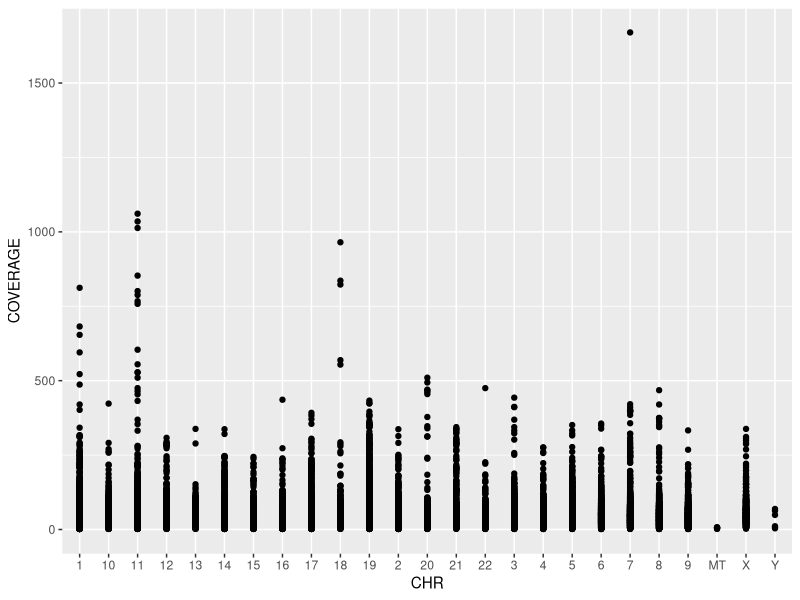
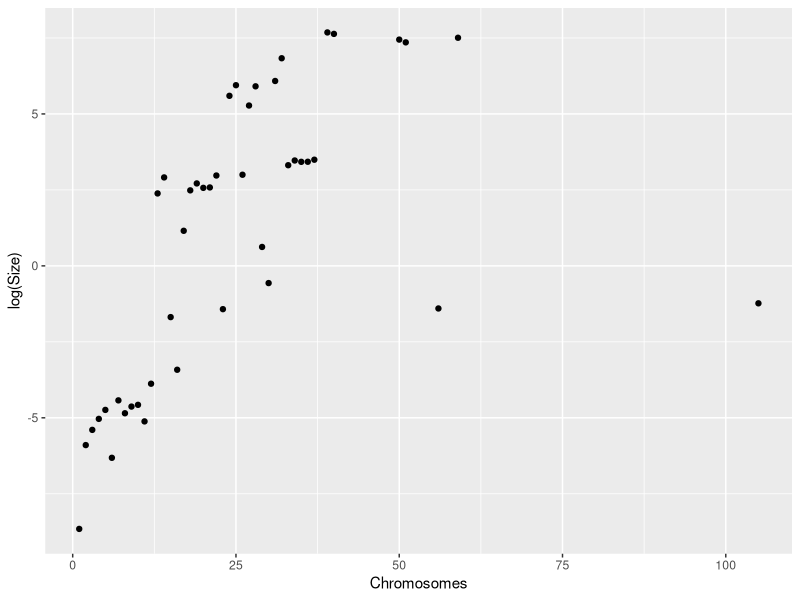

Write R code to recreate these figures, in order.
## ---- chunk 1
library(tidyverse)
## ---- chunk 2
read_tsv("small_file.txt") -> small.file

small.file
## ---- chunk 3
read_tsv("small_file.txt",
         col_types = cols(Category=col_factor())) -> small.file

small.file
## ---- chunk 4
read_csv("Child_Variants.csv") -> child.variants
## ---- chunk 5
read_csv("Child_Variants.csv", guess_max = 1000000) -> child.variants
## ---- chunk 6
read_csv(
  "Child_Variants.csv",
  col_types=cols(
    CHR=col_character()
  )
) -> child.variants

child.variants
## ---- chunk 7
child.variants %>%
  ggplot(aes(x=CHR, y=COVERAGE)) +
  geom_point()
## ---- chunk 8
read_csv("genomes.csv") -> genomes

head(genomes)
## ---- chunk 9
genomes %>%
  filter(Chromosomes > 40) %>%
  select(Organism, Chromosomes)
## ---- chunk 10
genomes %>%
  filter(Plasmids > 0) %>%
  filter(Chromosomes > 1) %>%
  select(Organism, Chromosomes, Plasmids)
## ---- chunk 11
genomes %>%
  arrange(desc(Size)) %>%
  slice(1:10) %>%
  select(Organism, Size)
## ---- chunk 12
genomes %>%
  select(-Groups)
## ---- chunk 13
genomes %>%
  select(starts_with("O"))
## ---- chunk 14
genomes %>%
  distinct(Groups) %>%
  nrow()
## ---- chunk 15
genomes %>%
  select(Chromosomes, Size) %>%
  arrange(Size) %>%
  filter(Chromosomes > 0) %>%
  distinct(Chromosomes, .keep_all = TRUE) %>%
  ggplot(aes(x=Chromosomes, y=log(Size))) +
  geom_point()
  
## ---- chunk 16
read_csv("cancer_stats.csv") -> cancer

head(cancer)
## ---- chunk 17
cancer %>%
  filter(Class=="Digestive System" & `Female Cases` > `Male Cases`)
## ---- chunk 18
cancer %>%
  filter(is.na(`Male Cases`))
## ---- chunk 19
cancer %>%
  filter(is.na(`Female Cases`))
## ---- chunk 20
cancer %>%
  select(Class, Site, `Male Cases`, `Male Deaths`) %>%
  arrange(`Male Deaths`/`Male Cases`) %>%
  slice(1)
## ---- chunk 21
cancer %>%
  filter(str_detect(Site,"acute"))
## ---- chunk 22
c("tongue","kidney","breast","pancreas") -> tissues.to.test
## ---- chunk 23
cancer %>%
  filter(Site %in% tissues.to.test)
## ---- chunk 24
cancer %>%
  filter(tolower(Site) %in% tissues.to.test)
## ---- chunk 25
cancer %>%
  filter(tolower(Site) %in% tissues.to.test) %>%
  filter(Class=="soft tissue")
## ---- chunk 26
cancer %>%
  filter(str_length(Site) <=4 )
## ---- chunk 27
cancer %>%
  filter(endsWith(Site,"y"))
## ---- chunk 28
read_csv("tidy_data1.csv") -> tidy1
tidy1
## ---- chunk 29
tidy1 %>%
  pivot_longer(cols=everything(), names_to = "Sample", values_to = "Value") -> tidy1

tidy1
## ---- chunk 30
tail(tidy1)
## ---- chunk 31
tidy1 %>%
  filter(!is.na(Value)) -> tidy1

tidy1
## ---- chunk 32
read_csv("tidy_data2.csv") -> tidy2
tidy2
## ---- chunk 33
tidy2 %>%
  pivot_longer(cols=A:E, names_to = "sample", values_to = "value") -> tidy2

tidy2
## ---- chunk 34
tidy2 %>%
  select(ID:Strand) %>%
  distinct(ID, .keep_all = TRUE) -> tidy2.annotation

tidy2.annotation
## ---- chunk 35
tidy2 %>%
  select(-(Chr:Strand)) -> tidy2

tidy2
## ---- chunk 36
read_csv("tidy_data3.csv") -> tidy3
tidy3
## ---- chunk 37
tidy3 %>%
  pivot_longer(cols=c(starts_with("WT"),starts_with("KO")),names_to = "sample",values_to = "value")
## ---- chunk 38
tidy3 %>%
  pivot_longer(cols=c(starts_with("WT"),starts_with("KO")),names_to = "sample",values_to = "value") %>%
    separate(sample,into=c("genotype","replicate_number"),sep="_") -> tidy3

tidy3
## ---- chunk 39
genomes %>%
  separate(col=Groups, into=c("Domain","Kingdom","Class"),sep=";") %>%
  filter(! str_detect(Organism, "'")) %>%
  filter(! (Kingdom=="Other" | Class=="Other"))
## ---- chunk 40
cancer %>%
  mutate(
    Deaths=`Male Deaths` + `Female Deaths`, 
    Cases = `Male Cases` + `Female Cases`
    ) -> cancer

cancer
## ---- chunk 41
child.variants %>%
  mutate(Type = if_else(str_length(REF)==1 & str_length(ALT)==1, "SNP", "INDEL")) -> child.variants

child.variants
## ---- chunk 42
small.file %>%
  group_by(Category) %>%
    summarise(MeanLength=mean(Length),SD=sd(Length))
## ---- chunk 43
child.variants %>% 
  filter(dbSNP==".") %>%
    filter(Type=="SNP") %>%
      group_by(GENE) %>%
        summarise(COVERAGE=mean(COVERAGE),COUNT=n()) %>%
          filter(COUNT>2) %>%
            arrange(desc(COVERAGE))

## ---- chunk 44

read_csv("tidy_data2.csv") -> tidy2

tidy2 %>%
  select(Chr, A:E) %>%
  pivot_longer(cols=A:E, names_to = "Sample",values_to = "Value") %>%
  group_by(Sample, Chr) %>%
  summarise(Value=mean(Value)) %>%
  summarise(Value=mean(Value))

## ---- chunk 45
cancer %>%
  mutate(mfdiff=abs(`Male Cases` - `Female Cases`)) %>%
  select(Site,`Male Cases`,`Female Cases`,mfdiff) %>%
  arrange(mfdiff) %>%
  slice(1)
## ---- chunk 46
cancer %>%
  filter(!(is.na(`Male Cases`) | is.na(`Female Cases`))) %>%
  mutate(MaleRate=`Male Deaths`/`Male Cases`, FemaleRate=`Female Deaths`/`Female Cases`, rateDiff=abs(MaleRate-FemaleRate)) %>%
  select(Class,Site,MaleRate:rateDiff) %>%
  arrange(desc(rateDiff)) %>%
  slice(1)
## ---- chunk 47
cancer %>%
  mutate(survival=(Cases - Deaths)/Cases) %>%
  arrange(desc(survival)) %>%
  group_by(Class) %>%
  slice(1)
## ---- chunk 48
child.variants %>%
  group_by(CHR, GENE) %>%
  summarise(count=n()) %>%
  arrange(desc(count)) %>%
  group_by(CHR) %>%
  slice(1)
## ---- chunk 49
read_csv("dna_methylation.csv") -> dna.methylation
dna.methylation
## ---- chunk 50
dna.methylation %>%
  pivot_wider(names_from = State, values_from = Count) %>%
    mutate(percent_meth=(100*Meth/(Meth+Unmeth))) -> dna.methylation

dna.methylation
## ---- chunk 51
dna.methylation %>%
  group_by(Gene, Group) %>%
    summarise(mean_meth=mean(percent_meth)) -> per.condition.dna.meth

per.condition.dna.meth
## ---- chunk 52
read_tsv("methylation_annotation.txt") -> methylation.annotation
methylation.annotation
## ---- chunk 53
per.condition.dna.meth %>%
  rename(Gene_name=Gene) %>%
    left_join(methylation.annotation)
## ---- chunk 54
child.variants %>% 
  select(ALT,REF) %>%
    mutate(variant=str_c(ALT,">",REF)) %>%
      group_by(variant) %>%
        summarise(count=n()) %>%
          arrange(desc(count))
## ---- chunk 55
lowest.gene.q <- function(gene) {
  child.variants %>%
    filter(GENE == gene) %>%
    arrange(QUAL) %>%
    slice(1)
}

lowest.gene.q("AGRN")

## ---- chunk 56
lowest.q <- function(tbl) {
  tbl %>%
    arrange(QUAL) %>%
    slice(1)
}

child.variants %>% lowest.q()

## ---- chunk 57
child.variants %>%
  group_by(GENE) %>%
  lowest.q() %>%
  arrange(QUAL)
